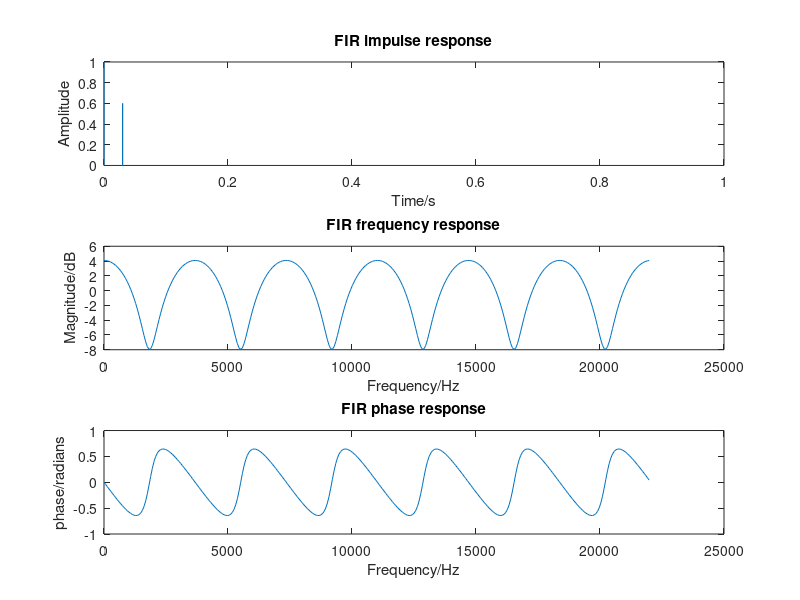
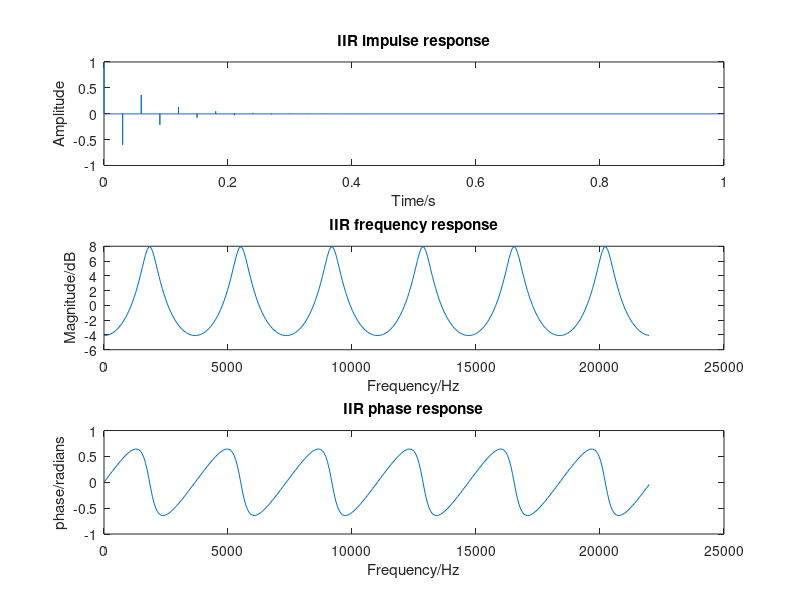

These charts were generated, in order, by the following MATLAB code: (Note: this script raises an error after producing the figures.)
clear all

%some of the parameters
fs = 44100; %sampling frequency in Hz
alpha = 0.6; %reflection attenuation
tau = 0.03; % delay in s
delay_samples = fix(tau*fs); % the delay in samples

%time vector to plot impulse response
t_ma = 1/fs:1/fs:1;


%produces an impulse at zero
delta_input = [ones(1,1);zeros(length(t_ma)-1,1)];


%the numerator and denominator for the FIR filter
num = [1;zeros(delay_samples,1);alpha];
den = [1;zeros(delay_samples+1,1)];

%creates the finite impulse response 
h_fir = filter(num,den,delta_input);

[h,f] = freqz(num,den,328,fs);

%plotting the results for the FIR filter
figure(1)
subplot(3,1,1)
plot(t_ma,h_fir)
title('FIR impulse response')
xlabel('Time/s')
ylabel('Amplitude')

subplot(3,1,2)
plot(f,20*log10(abs(h)))
title('FIR frequency response')
xlabel('Frequency/Hz')
ylabel('Magnitude/dB')

subplot(3,1,3)
plot(f,angle(h))
title('FIR phase response')
xlabel('Frequency/Hz')
ylabel('phase/radians')


%the numerator and denominator for the IIR filter
num_iir = den;
den_iir = num;

%creates the infinite impulse response 
h_iir = filter(num_iir,den_iir,delta_input);

[h2,f2] = freqz(num_iir,den_iir,328,fs);

%plotting the results of the IIR filter
figure(2)
subplot(3,1,1)
plot(t_ma,h_iir)
title('IIR impulse response')
xlabel('Time/s')
ylabel('Amplitude')

subplot(3,1,2)
plot(f2,20*log10(abs(h2)))
title('IIR frequency response')
xlabel('Frequency/Hz')
ylabel('Magnitude/dB')

subplot(3,1,3)
plot(f2,angle(h2))
title('IIR phase response')
xlabel('Frequency/Hz')
ylabel('phase/radians')



% let's load a .wav file and convolve it with our IR!
[y, fs_y] = audioread(['C:', filesep, 'Users', filesep, 'liamg', filesep, 'OneDrive', filesep, 'Documents', filesep, 'DTU DSP 22051', filesep, 'sounds', filesep, 'mini-me_short.wav']);



% in case you'll load a stereo signal you might want to go MONO
y = y(:);       % we fist make it column vectors
y = y(:,1);     % and then we only use the first column

% Now we need to see if the sampling frequencies match! If not, sample to
% the fs of the audio signal
if (fs~=fs_y)
    h_ir_resample = resample(h_iir, fs_y, fs);
    out = conv(h_ir_resample, y);
else
    out = conv(h_iir, y);
end
            
% normalize the amplitude that you don't blow your ears
out = out/max(out)*.5;

%filtering the audio in the FIR and IIR filters
filtered_audio_fir = filter(num,den,y);
filtered_audio_iir = filter(num_iir,den_iir,y);

%plotting the differences between unfiltered, FIR, and IIR
figure(3)
subplot(3,1,1)
plot(y)
title('Unfiltered mini-me audio')
xlabel('Time/s')
ylabel('Amplitude')

subplot(3,1,2)
plot(filtered_audio_fir)
title('FIR mini-me audio')
xlabel('Time/s')
ylabel('Amplitude')

subplot(3,1,3)
plot(filtered_audio_iir)
title('IIR mini-me audio')
xlabel('Time/s')
ylabel('Amplitude')


%>> clear sound
%plays the sound of the FIR filter
%sound(out, fs_y)

